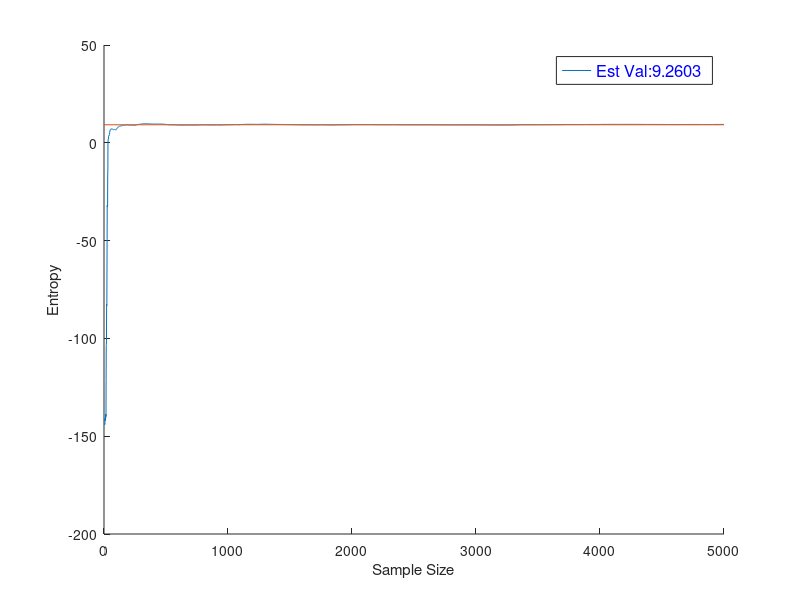

Source code (MATLAB):
%ORIGINAL

%init
H=9.218;
sampleSize=5000;
dim=9;
burn=100;
%target mean/variance
mu=[1, 2, 3, 1, 2, 3, 1, 2, 3];
sigma=[.5, .5, .5, .25, .25, .25, .75, .75, .75];

samples=randn(sampleSize, dim);
samples2=randn(sampleSize, dim);
samples3=randn(sampleSize, dim);
valArray=zeros(sampleSize, 1);
valArray2=zeros(sampleSize, 1);
valArray3=zeros(sampleSize, 1);

%target dis
tpdf=@(x) mvnpdf(x, mu, sigma);

%Metropolis-Hastings
i=1;
while i<sampleSize
    i=i+1;
    %c1
    sample=mvnrnd(samples(i-1, :), sigma);
    a=min([1, tpdf(sample)/tpdf(samples(i-1, :))]);
    
    r=rand();
    if r<a
        samples(i, :)=sample;
    else
        samples(i, :)=samples(i-1, :);
    end
    %c2
    sample=mvnrnd(samples2(i-1, :), sigma);
    a=min([1, tpdf(sample)/tpdf(samples2(i-1, :))]);
    
    r=rand();
    if r<a
        samples2(i, :)=sample;
    else
        samples2(i, :)=samples2(i-1, :);
    end
    %c3
    sample=mvnrnd(samples3(i-1, :), sigma);
    a=min([1, tpdf(sample)/tpdf(samples3(i-1, :))]);
    
    r=rand();
    if r<a
        samples3(i, :)=sample;
    else
        samples3(i, :)=samples3(i-1, :);
    end
end

%Calculate values
for i=1:sampleSize
    sam=samples(1:i, :);
    val=log(det(2*pi*exp(1)*cov(sam)))/2;
    valArray(i)=real(val);
    
    sam=samples2(1:i, :);
    val=log(det(2*pi*exp(1)*cov(sam)))/2;
    valArray2(i)=real(val);
    
    sam=samples3(1:i, :);
    val=log(det(2*pi*exp(1)*cov(sam)))/2;
    valArray3(i)=real(val);
end

%Function value from all samples
val=log(det(2*pi*exp(1)*cov(sam)))/2;
valSum=sum(valArray(burn:sampleSize))/(sampleSize-burn)

total=zeros(sampleSize, 1);

%Iterating sums
for i=1:sampleSize
    total(i)=sum(valArray(i));
end

%Show histogram/s
%figure;
%hist(samples(:, 3), 30);

%Plot graph
figure;
hold on;
plot(1:sampleSize, total);
%plot(1:sampleSize, valArray2);
%plot(1:sampleSize, valArray3);
plot([0 sampleSize], [H H])
hold off;
ylabel('Entropy');
xlabel('Sample Size');
legend({strcat('Est Val: ', num2str(valSum))}, 'FontSize', 12, 'TextColor', 'blue')
